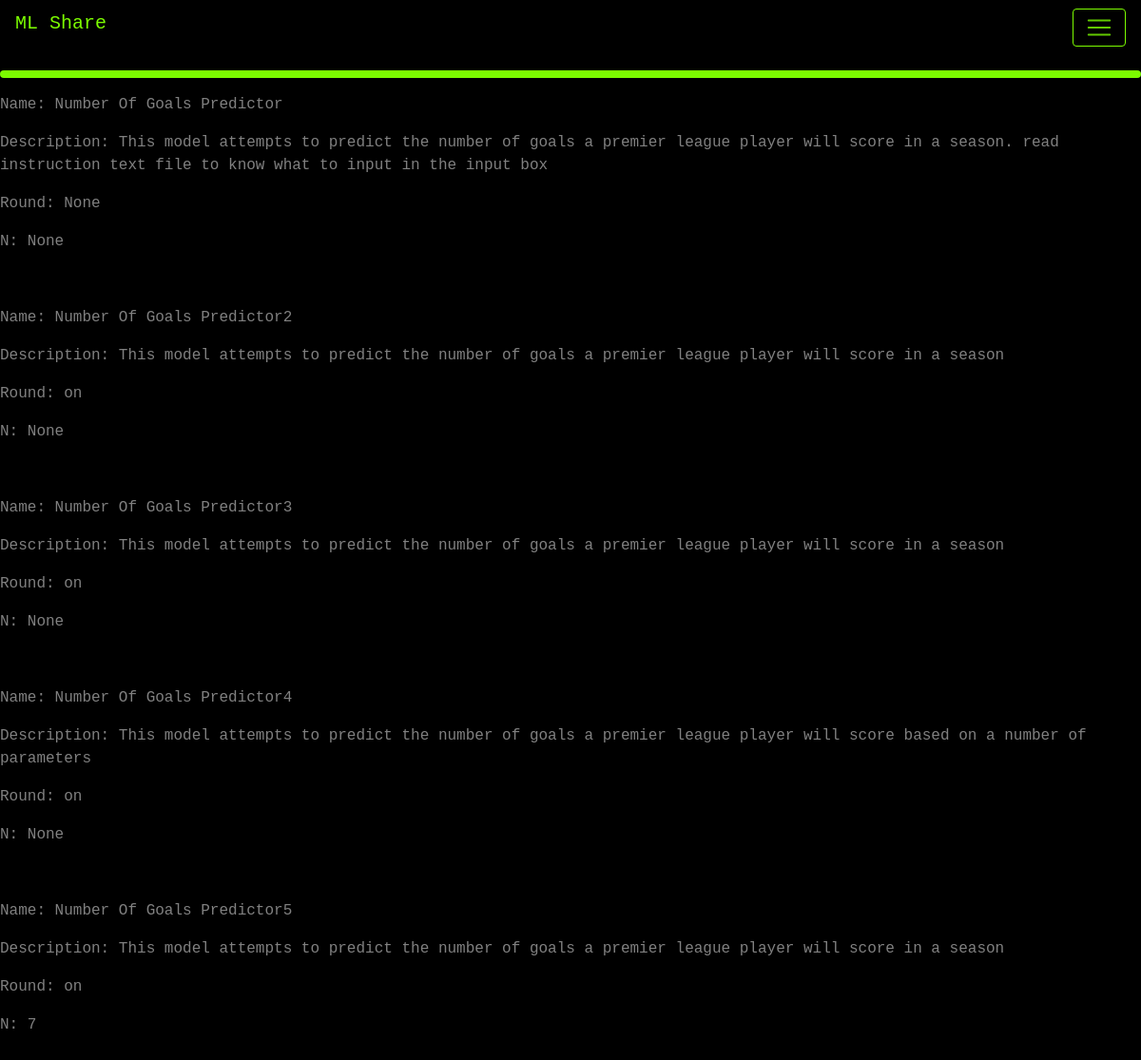
Before: /view with the older database file.
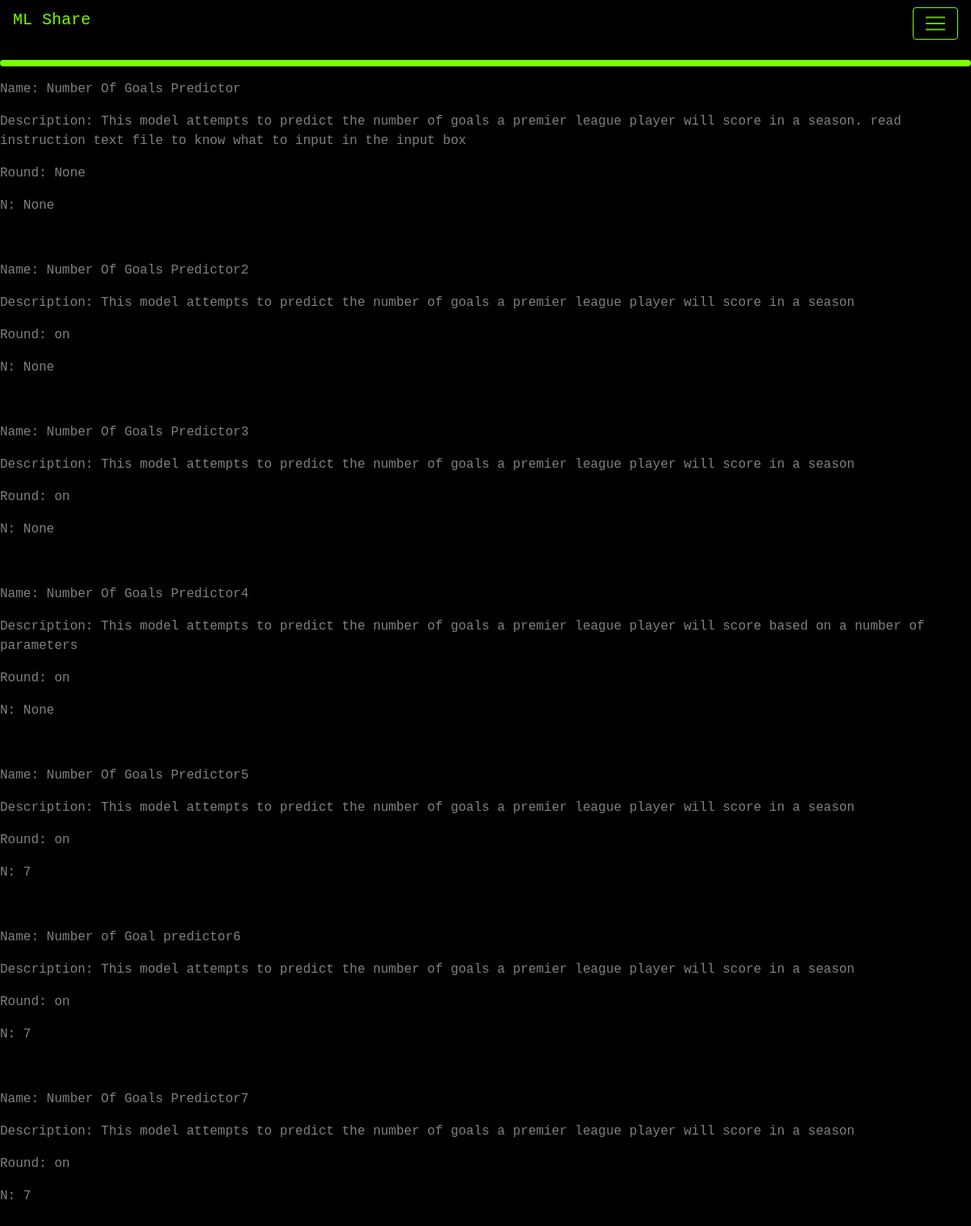
After: the same page with the newer database file.
### app.py (models this page shows, shortened)
class models(db.Model):
    _id = db.Column("id", db.Integer, primary_key=True)
    filename = db.Column(db.String(50))
    filedescription = db.Column(db.String(200))
    data = db.Column(db.LargeBinary)
    instructions = db.Column(db.LargeBinary)
    isround = db.Column(db.String(50))
    dictionary = db.Column(db.LargeBinary)
    parameterorder = db.Column(db.String(50))
    numberofparameters = db.Column(db.Integer())

### app.py (the view)
@app.route("/view")
def view():
    return render_template("view.html", values=models.query.all())

### templates/view.html (shortened to what this page needs)
{% extends "base.html" %}
{% block content %}
    {% for item in values %}
        <p>Name: {{item.filename}}</p>
        <p>Description: {{item.filedescription}}</p>
        <p>Round: {{item.isround}}</p>
        <p>N: {{item.numberofparameters}}</p>
        <p>&ensp;</p>
    {% endfor %}
{% endblock %}

### templates/base.html (shortened to what this page needs)
<html>
<head>
    <link rel="stylesheet" href="https://cdn.jsdelivr.net/npm/bootstrap@4.3.1/dist/css/bootstrap.min.css">
</head>
<link rel="stylesheet" href="/static/styles/style.css"/>
    <body style="background-color:black;">
      <nav class="navbar navbar-dark ", style="background-color: black">
        <a class="navbar-brand" href="/"><h5>ML Share</h5></a>
        <button class="navbar-toggler ml-auto custom-toggler" type="button" data-toggle="collapse" data-target="#navbarNav" aria-controls="navbarNav" aria-expanded="false" aria-label="Toggle navigation">
          <span class="navbar-toggler-icon"></span>
        </button>
      </nav>
      <hr class="rounded">
        {% block content %}
        {% endblock %}
    </body>
</html>

### static/styles/style.css (style rules this page uses)
.custom-toggler.navbar-toggler { border-color: lawngreen; }
p { color: grey; font-family: "Lucida Console", "Courier New", "monospace"; }
h5 { color: lawngreen; font-family: "Lucida Console", "Courier New", "monospace"; }
a { color: rgb(0, 157, 255); }
hr.rounded { border-top: 8px solid lawngreen; width: 100%; }

Changed rows visible on the page:
added models: filename "Number of Goal predictor6", filedescription "This model attempts to predict the number of goals a premier league player will score in a season", isround "on", numberofparameters "7"
added models: filename "Number Of Goals Predictor7", filedescription "This model attempts to predict the number of goals a premier league player will score in a season", isround "on", numberofparameters "7"
